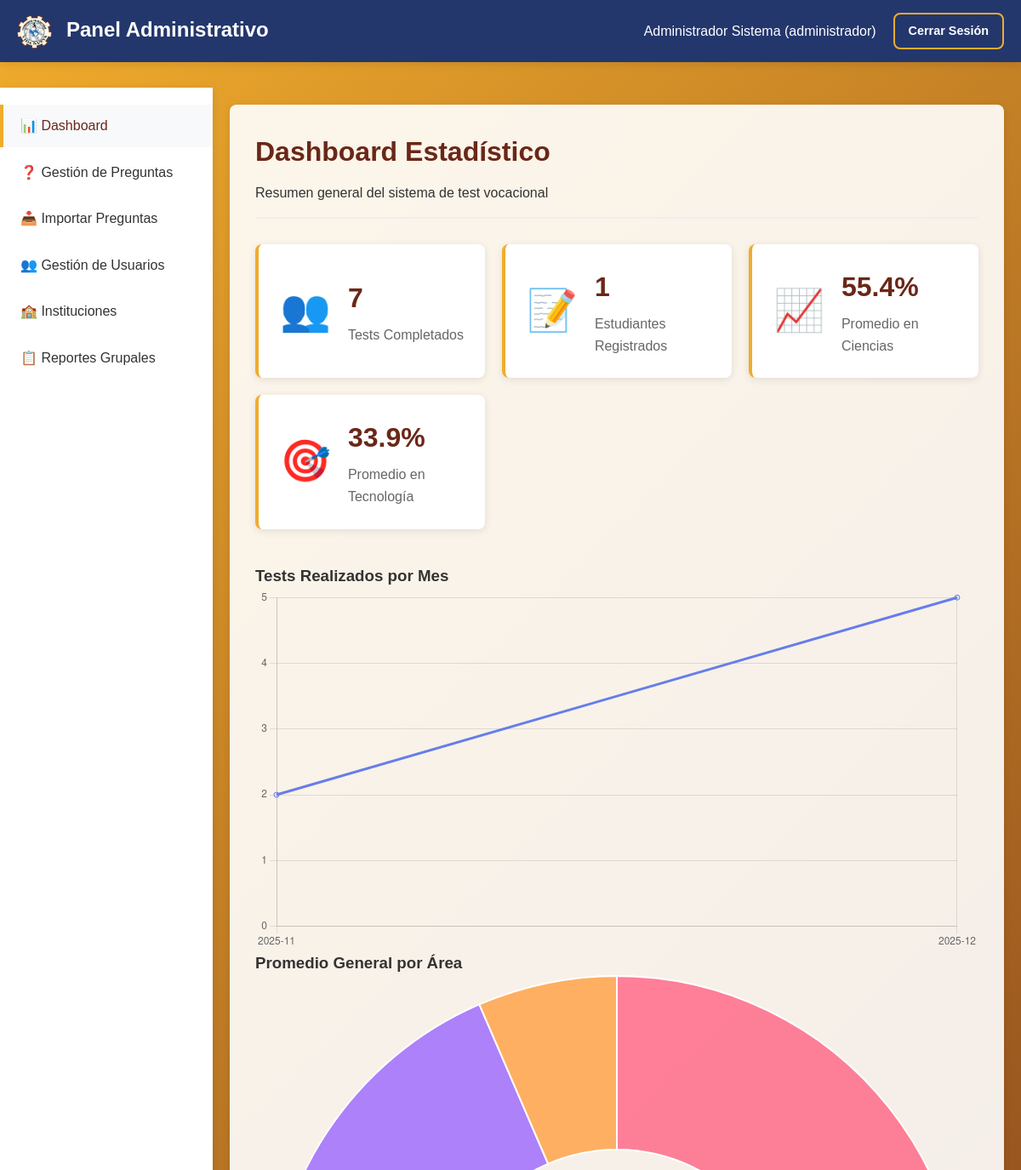
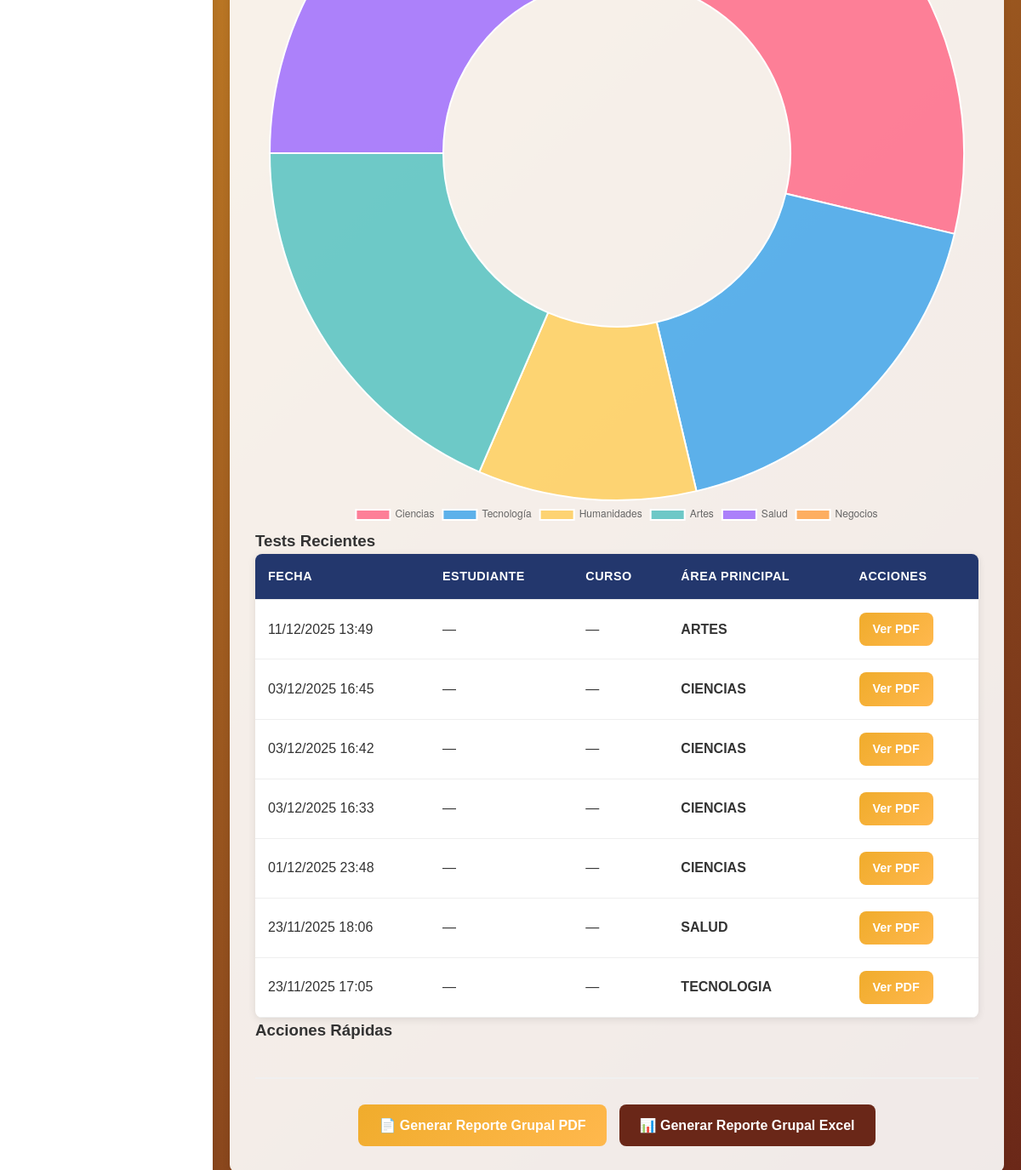
Page /admin (signed in) on the committed database (2 pictures, top to bottom).
### tables this page shows
CREATE TABLE IF NOT EXISTS `resultados_test` (
  `id` int NOT NULL AUTO_INCREMENT,
  `usuario_id` int NOT NULL,
  `fecha_test` timestamp NULL DEFAULT CURRENT_TIMESTAMP,
  `puntajes_json` text NOT NULL,
  `created_at` timestamp NULL DEFAULT CURRENT_TIMESTAMP,
  PRIMARY KEY (`id`),
  KEY `idx_usuario_fecha` (`usuario_id`,`fecha_test`),
  CONSTRAINT `resultados_test_ibfk_1` FOREIGN KEY (`usuario_id`) REFERENCES `usuarios` (`id`) ON DELETE CASCADE
);

### controllers/AdminController.php (called while the page is built, shortened)
<?php
class AdminController
{
    private $userModel;
    private $testModel;
    public function __construct()
    {
        $this->userModel = new User();
        $this->testModel = new VocationalTest();
    }
    public function index()
    {
        $stats = $this->testModel->getStatistics();
        $recentTests = $this->testModel->findAll([], 'fecha_test DESC LIMIT 10');
        $students = $this->userModel->getStudentsByCourse();
        require_once 'views/admin_dashboard.php';
    }
}
?>

### config/database.php (called while the page is built)
<?php
class Database {
    private static $instance = null;
    private $connection;
    private function __construct() {
        try {
            $this->connection = new PDO(
                "mysql:host=" . DB_HOST . ";dbname=" . DB_NAME . ";charset=utf8mb4",
                DB_USER,
                DB_PASS,
                [
                    PDO::ATTR_ERRMODE => PDO::ERRMODE_EXCEPTION,
                    PDO::ATTR_DEFAULT_FETCH_MODE => PDO::FETCH_ASSOC,
                    PDO::ATTR_EMULATE_PREPARES => false,
                ]
            );
        } catch (PDOException $e) {
            die("Connection failed: " . $e->getMessage());
        }
    }
    public static function getInstance() {
        if (self::$instance === null) {
            self::$instance = new self();
        }
        return self::$instance;
    }
    public function getConnection() {
        return $this->connection;
    }
}
?>

### models/BaseModel.php (called while the page is built, shortened)
<?php
abstract class BaseModel {
    protected $db;
    protected $table;
    public function __construct() {
        $this->db = Database::getInstance()->getConnection();
    }
    public function findAll($conditions = [], $orderBy = '') {
        $sql = "SELECT * FROM {$this->table}";
        $params = [];
        if ($orderBy) {
            $sql .= " ORDER BY $orderBy";
        }
        $stmt = $this->db->prepare($sql);
        $stmt->execute($params);
        return $stmt->fetchAll();
    }
}
?>

### models/VocationalTest.php (called while the page is built, shortened)
<?php
class VocationalTest extends BaseModel
{
    protected $table = 'resultados_test';
    public function getStatistics()
    {
        $stats = [];
        $stmt = $this->db->query("SELECT COUNT(*) as total FROM {$this->table}");
        $stats['total_tests'] = $stmt->fetch()['total'];
        $stmt = $this->db->query("
            SELECT DATE_FORMAT(fecha_test, '%Y-%m') as mes, COUNT(*) as cantidad
            FROM {$this->table}
            WHERE fecha_test >= DATE_SUB(NOW(), INTERVAL 12 MONTH)
            GROUP BY mes
            ORDER BY mes
        ");
        $stats['tests_by_month'] = $stmt->fetchAll();
        $sql = <<<SQL
SELECT
    AVG(LEAST(IFNULL(JSON_EXTRACT(puntajes_json, '$.ciencias.porcentaje')+0, 0), 100)) AS ciencias,
    AVG(LEAST(IFNULL(JSON_EXTRACT(puntajes_json, '$.tecnologia.porcentaje')+0, 0), 100)) AS tecnologia,
    AVG(LEAST(IFNULL(JSON_EXTRACT(puntajes_json, '$.humanidades.porcentaje')+0, 0), 100)) AS humanidades,
    AVG(LEAST(IFNULL(JSON_EXTRACT(puntajes_json, '$.artes.porcentaje')+0, 0), 100)) AS artes,
    AVG(LEAST(IFNULL(JSON_EXTRACT(puntajes_json, '$.salud.porcentaje')+0, 0), 100)) AS salud,
    AVG(LEAST(IFNULL(JSON_EXTRACT(puntajes_json, '$.negocios.porcentaje')+0, 0), 100)) AS negocios
FROM {$this->table}
SQL;
        $stmt = $this->db->query($sql);
        $stats['average_scores'] = $stmt->fetch();
        return $stats;
    }
}
?>

### models/User.php (called while the page is built, shortened)
<?php
class User extends BaseModel
{
    protected $table = 'usuarios';
    public function getStudentsByCourse($course = null)
    {
        $sql = "SELECT * FROM {$this->table} WHERE rol = 'estudiante'";
        $params = [];
        $sql .= " ORDER BY apellido, nombre";
        $stmt = $this->db->prepare($sql);
        $stmt->execute($params);
        return $stmt->fetchAll();
    }
}

### utils/riasec_helpers.php (called while the page is built, shortened)
<?php
function getCategoryLabel($category)
{
    $labels = [
        'Realista' => 'REALISTA',
        'Investigador' => 'INVESTIGADORA',
        'Artístico' => 'ARTÍSTICA',
        'Social' => 'SOCIAL',
        'Emprendedor' => 'EMPRENDEDORA',
        'Convencional' => 'CONVENCIONAL'
    ];
    return $labels[$category] ?? strtoupper($category);
}
?>

### views/admin_dashboard.php (the view, shortened to what this page needs)
<!DOCTYPE html>
<html lang="es">
<head>
    <link rel="stylesheet" href="/test-vocacional/assets/css/styles.css">
</head>
<body>
    <nav class="navbar">
        <div class="nav-container">
            <div class="nav-brand">
                <img src="/test-vocacional/assets/img/logoTUVN.png" alt="Logo TUVN"
                    style="height: 40px; margin-right: 10px; vertical-align: middle;">
                Panel Administrativo
            </div>
            <div class="nav-menu">
                <span><?= htmlspecialchars($_SESSION['user_name']) ?> (<?= $_SESSION['user_role'] ?>)</span>
                <a href="/test-vocacional/logout" class="btn btn-sm btn-outline">Cerrar Sesión</a>
            </div>
        </div>
    </nav>
    <div class="admin-container">
        <aside class="admin-sidebar">
            <ul class="sidebar-menu">
                <li><a href="/test-vocacional/admin" class="active">📊 Dashboard</a></li>
                <li><a href="/test-vocacional/admin/questions">❓ Gestión de Preguntas</a></li>
                <?php if (in_array($_SESSION['user_role'], ['administrador', 'dece'])): ?>
                    <?php if ($_SESSION['user_role'] === 'administrador'): ?>
                        <li><a href="/test-vocacional/admin/questions/import">📥 Importar Preguntas</a></li>
                        <li><a href="/test-vocacional/admin/users">👥 Gestión de Usuarios</a></li>
                    <?php endif; ?>
                    <li><a href="/test-vocacional/admin/institutions">🏫 Instituciones</a></li>
                <?php endif; ?>
                <li><a href="/test-vocacional/admin/reports/group">📋 Reportes Grupales</a></li>
            </ul>
        </aside>
        <main class="admin-main">
            <div class="admin-header">
                <h1>Dashboard Estadístico</h1>
                <p>Resumen general del sistema de test vocacional</p>
            </div>
            <div class="stats-grid">
                <div class="stat-card">
                    <div class="stat-icon">👥</div>
                    <div class="stat-content">
                        <h3><?= $stats['total_tests'] ?></h3>
                        <p>Tests Completados</p>
                    </div>
                </div>
                <div class="stat-card">
                    <div class="stat-icon">📝</div>
                    <div class="stat-content">
                        <h3><?= count($students) ?></h3>
                        <p>Estudiantes Registrados</p>
                    </div>
                </div>
                <div class="stat-card">
                    <div class="stat-icon">📈</div>
                    <div class="stat-content">
                        <h3><?= round($stats['average_scores']['ciencias'] ?? 0, 1) ?>%</h3>
                        <p>Promedio en Ciencias</p>
                    </div>
                </div>
                <div class="stat-card">
                    <div class="stat-icon">🎯</div>
                    <div class="stat-content">
                        <h3><?= round($stats['average_scores']['tecnologia'] ?? 0, 1) ?>%</h3>
                        <p>Promedio en Tecnología</p>
                    </div>
                </div>
            </div>
            <?php
            $avgRaw = $stats['average_scores'] ?? [];
            $avgScores = [
                'ciencias' => isset($avgRaw['ciencias']) ? round((float) $avgRaw['ciencias'], 1) : 0.0,
                'tecnologia' => isset($avgRaw['tecnologia']) ? round((float) $avgRaw['tecnologia'], 1) : 0.0,
                'humanidades' => isset($avgRaw['humanidades']) ? round((float) $avgRaw['humanidades'], 1) : 0.0,
                'artes' => isset($avgRaw['artes']) ? round((float) $avgRaw['artes'], 1) : 0.0,
                'salud' => isset($avgRaw['salud']) ? round((float) $avgRaw['salud'], 1) : 0.0,
                'negocios' => isset($avgRaw['negocios']) ? round((float) $avgRaw['negocios'], 1) : 0.0,
            ];
            ?>
            <div class="charts-section">
                <div class="chart-container">
                    <h3>Tests Realizados por Mes</h3>
                    <canvas id="monthlyChart"></canvas>
                </div>
                <div class="chart-container">
                    <h3>Promedio General por Área</h3>
                    <canvas id="areasChart"></canvas>
                </div>
            </div>
            <div class="recent-tests-section">
                <h3>Tests Recientes</h3>
                <div class="table-responsive">
                    <table class="admin-table">
                        <thead>
                            <tr>
                                <th>Fecha</th>
                                <th>Estudiante</th>
                                <th>Curso</th>
                                <th>Área Principal</th>
                                <th>Acciones</th>
                            </tr>
                        </thead>
                        <tbody>
                            <?php foreach ($recentTests as $test):
                                $scores = json_decode($test['puntajes_json'], true);
                                require_once 'utils/riasec_helpers.php';
                                $mainArea = 'N/A';
                                if (is_array($scores) && !empty($scores)) {
                                    $maxPct = -INF;
                                    $mainCategory = '';
                                    foreach ($scores as $areaKey => $areaData) {
                                        $pct = 0;
                                        if (is_array($areaData) && isset($areaData['porcentaje'])) {
                                            $pct = (float) $areaData['porcentaje'];
                                        } elseif (is_numeric($areaData)) {
                                            $pct = (float) $areaData;
                                        }
                                        if ($pct > $maxPct) {
                                            $maxPct = $pct;
                                            $mainCategory = $areaKey;
                                        }
                                    }
                                    if ($mainCategory) {
                                        $mainArea = getCategoryLabel($mainCategory);
                                    }
                                }
                                $studentName = trim((string) ($test['nombre'] ?? '') . ' ' . (string) ($test['apellido'] ?? ''));
                                if ($studentName === '')
                                    $studentName = '—';
                                $curso = (string) ($test['curso'] ?? '—');
                                ?>
                                <tr>
                                    <td><?= date('d/m/Y H:i', strtotime($test['fecha_test'])) ?></td>
                                    <td><?= htmlspecialchars($studentName) ?></td>
                                    <td><?= htmlspecialchars($curso) ?></td>
                                    <td><strong><?= htmlspecialchars($mainArea) ?></strong></td>
                                    <td>
                                        <a href="/test-vocacional/admin/reports/individual?student_id=<?= htmlspecialchars($test['usuario_id']) ?>"
                                            class="btn btn-sm btn-primary" target="_blank">Ver PDF</a>
                                    </td>
                                </tr>
                            <?php endforeach; ?>
                        </tbody>
                    </table>
                </div>
            </div>
            <div class="quick-actions">
                <h3>Acciones Rápidas</h3>
                <div class="action-buttons">
                    <a href="/test-vocacional/admin/reports/group?format=pdf" class="btn btn-primary">
                        📄 Generar Reporte Grupal PDF
                    </a>
                    <a href="/test-vocacional/admin/reports/group?format=excel" class="btn btn-secondary">
                        📊 Generar Reporte Grupal Excel
                    </a>
                </div>
            </div>
        </main>
    </div>
    <script>
        // Monthly Chart
        const monthlyCtx = document.getElementById('monthlyChart').getContext('2d');
        const monthlyData = <?= json_encode($stats['tests_by_month']) ?>;
        new Chart(monthlyCtx, {
            type: 'line',
            data: {
                labels: monthlyData.map(item => item.mes),
                datasets: [{
                    label: 'Tests realizados',
                    data: monthlyData.map(item => parseInt(item.cantidad)),
                    borderColor: 'rgba(102, 126, 234, 1)',
                    backgroundColor: 'rgba(102, 126, 234, 0.1)',
                    tension: 0.4
                }]
            },
            options: {
                responsive: true,
                plugins: {
                    legend: {
                        display: false
                    }
                },
                scales: {
                    y: {
                        beginAtZero: true,
                        ticks: {
                            stepSize: 1
                        }
                    }
                }
            }
        });
        // Areas Chart
        const areasCtx = document.getElementById('areasChart').getContext('2d');
        new Chart(areasCtx, {
            type: 'doughnut',
            data: {
                labels: ['Ciencias', 'Tecnología', 'Humanidades', 'Artes', 'Salud', 'Negocios'],
                datasets: [{
                    data: [
                        <?= $avgScores['ciencias'] ?>,
                        <?= $avgScores['tecnologia'] ?>,
                        <?= $avgScores['humanidades'] ?>,
                        <?= $avgScores['artes'] ?>,
                        <?= $avgScores['salud'] ?>,
                        <?= $avgScores['negocios'] ?>
                    ],
                    backgroundColor: [
                        'rgba(255, 99, 132, 0.8)',
                        'rgba(54, 162, 235, 0.8)',
                        'rgba(255, 206, 86, 0.8)',
                        'rgba(75, 192, 192, 0.8)',
                        'rgba(153, 102, 255, 0.8)',
                        'rgba(255, 159, 64, 0.8)'
                    ]
                }]
            },
            options: {
                responsive: true,
                plugins: {
                    legend: {
                        position: 'bottom'
                    }
                }
            }
        });
    </script>
</body>
</html>

### rows in the picture
resultados_test: fecha_test "11/12/2025 13:49", studentName "—", curso "—", mainArea "ARTES"
resultados_test: fecha_test "03/12/2025 16:45", studentName "—", curso "—", mainArea "CIENCIAS"
resultados_test: fecha_test "03/12/2025 16:42", studentName "—", curso "—", mainArea "CIENCIAS"
resultados_test: fecha_test "03/12/2025 16:33", studentName "—", curso "—", mainArea "CIENCIAS"
resultados_test: fecha_test "01/12/2025 23:48", studentName "—", curso "—", mainArea "CIENCIAS"
resultados_test: fecha_test "23/11/2025 18:06", studentName "—", curso "—", mainArea "SALUD"
resultados_test: fecha_test "23/11/2025 17:05", studentName "—", curso "—", mainArea "TECNOLOGIA"

### other values in the picture
$_SESSION['user_name'] "Administrador Sistema"
$_SESSION['user_role'] "administrador"
$stats['total_tests'] "7"
count($students) "1"
$stats['average_scores']['ciencias'] "55.4"
$stats['average_scores']['tecnologia'] "33.9"
chart data {{ json_encode($stats['tests_by_month']) }} [{"mes":"2025-11","cantidad":2},{"mes":"2025-12","cantidad":5}]
chart data {{ $avgScores['ciencias'] }} 55.4
chart data {{ $avgScores['tecnologia'] }} 33.9
chart data {{ $avgScores['humanidades'] }} 19.6
